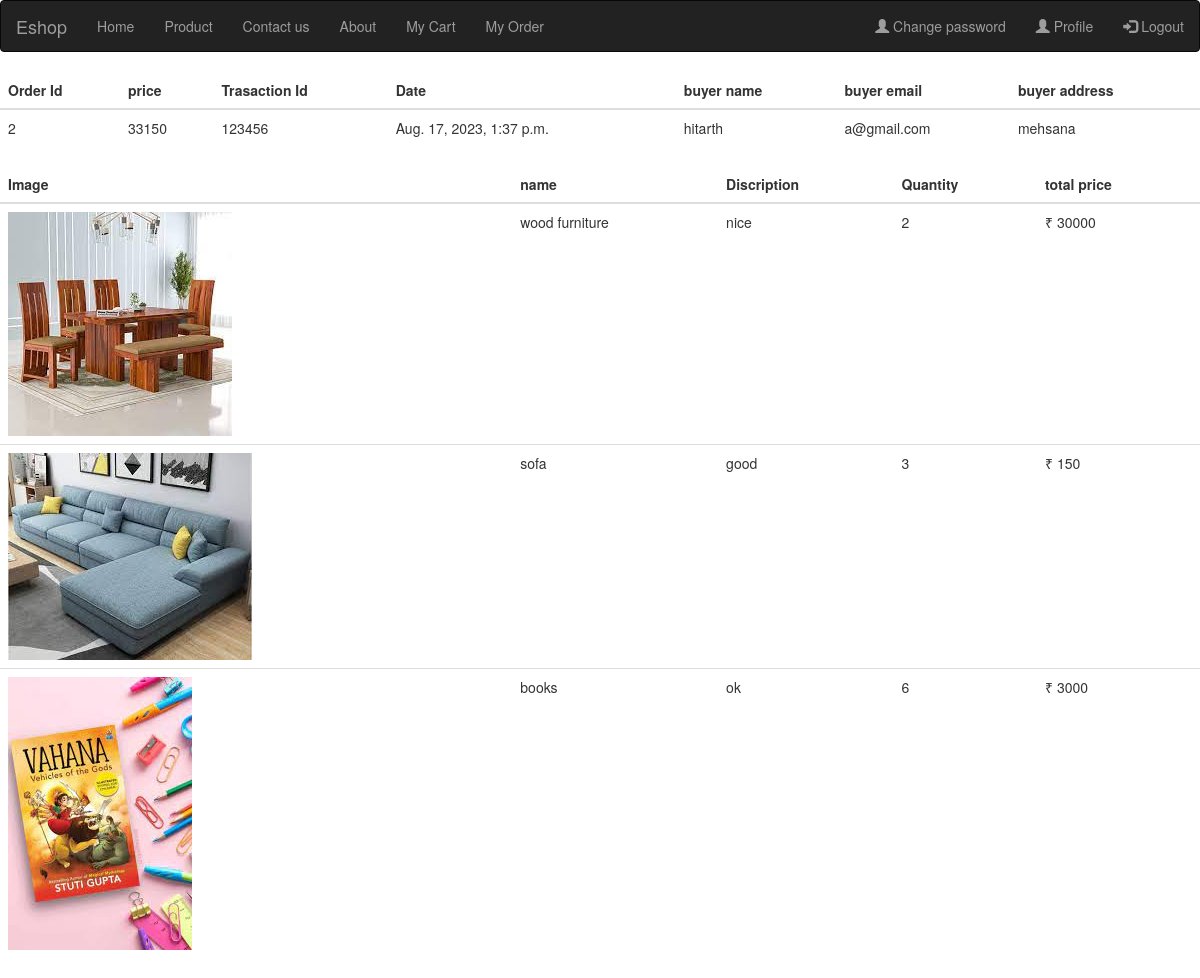
Screenshot of /order-details/2/ (signed in) with the database file from the repository.
### app1/models.py (models this page shows)
class Order(models.Model):
    userid=models.CharField(max_length=200)
    name=models.CharField(max_length=200)
    email=models.EmailField()
    number=models.IntegerField()
    address=models.TextField()
    totalprice=models.CharField(max_length=200)
    paymentmethod=models.CharField(max_length=250)
    transactionid=models.CharField(max_length=250)
    datetime=models.DateTimeField(auto_created=True,auto_now=True)

class Product(models.Model):
    vendorid=models.CharField(max_length=200,default="")
    Category=models.ForeignKey(Category,on_delete=models.CASCADE)
    name=models.CharField(max_length=200)
    price=models.IntegerField()
    img=models.ImageField(upload_to='Product_img')
    quantity=models.IntegerField()
    description=models.TextField()

class Cart(models.Model):
    userid=models.CharField(max_length=200)
    productid=models.CharField(max_length=200)
    vendorid=models.CharField(max_length=200)
    orderid=models.CharField(max_length=200)
    quantity=models.CharField(max_length=200)
    totalprice=models.CharField(max_length=200)

### app1/views.py (the view)
# urls.py: path('order-details/<int:id>/',orderdetails,name="orderdetails2"),
def orderdetails(request,id):
    if 'email' in request.session:
        myorder=Order.objects.get(id=id)
        cartdata=Cart.objects.filter(orderid=myorder.pk)
        d=[]
        final=0
        for i in cartdata:
            prodict={}
            prodata=Product.objects.get(id=i.productid)
            prodict['name']=prodata.name
            prodict['img']=prodata.img
            prodict['dis']=prodata.description
            prodict['quantity']=i.quantity
            prodict['totalprice']=i.totalprice
            d.append(prodict)
        return render(request,'orderdetails.html',{'myorder':myorder,'prolist':d})
    else:
        return redirect('login1')

### app1/templates/orderdetails.html (shortened to what this page needs)
{% extends 'base.html' %}
{% block content %}
  <table class="table table-hover">
    <thead>
      <tr>
        <th>Order Id</th>
        <th>price</th>
        <th>Trasaction Id</th>
        <th>Date</th>
        <th>buyer name</th>
        <th>buyer email</th>
        <th>buyer address</th>
      </tr>
    </thead>
    <tbody>
      <tr>
        <td>{{myorder.id}}</td>
        <td>{{myorder.totalprice}}</td>
        <td>{{myorder.transactionid}}</td>
        <td>{{myorder.datetime    }}</td>
        <td>{{myorder.name}}</td>
        <td>{{myorder.email}}</td>
        <td>{{myorder.address}}</td>
      </tr>
    </tbody>
  </table>
  <table class="table table-hover">
    <thead>
      <tr>
        <th>Image</th>
        <th>name</th>
        <th>Discription</th>
        <th>Quantity</th>
        <th>total price</th>
      </tr>
    </thead>
    <tbody>
        {% for i in prolist %}
      <tr>
        <td><img src="{{i.img.url}}"></td>
        <td>{{i.name}}</td>
        <td>{{i.dis}}</td>
        <td>{{i.quantity}}</td>
        <td>₹ {{i.totalprice}}</td>
      </tr>
      {% endfor %}
    </tbody>
  </table>
  {% endblock  %}

### rows the page displays
Order: id "2", totalprice "33150", transactionid "123456", datetime "Aug. 17, 2023, 1:37 p.m.", name "hitarth", email "a@gmail.com", address "mehsana"
Product: name "wood furniture", dis "nice"
Cart: totalprice "30000"
Product: name "sofa", dis "good"
Cart: totalprice "150"
Product: name "books", dis "ok"
Cart: totalprice "3000"

### other values shown
{{ i.quantity }} "2" "3" "6"
